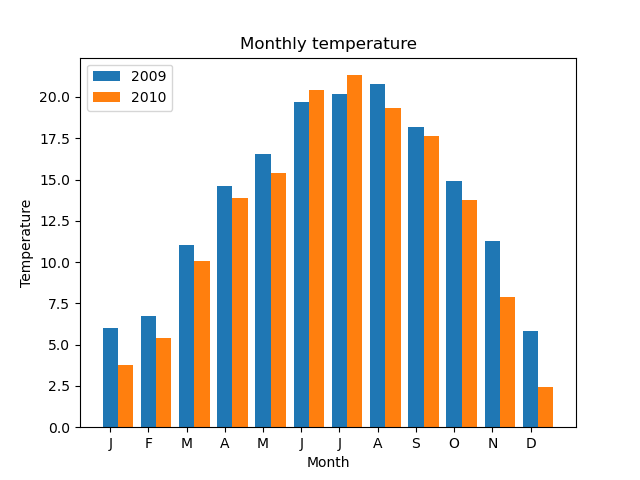

Python code for this plot:
# Author:  Martin McBride
# Created: 2022-03-23
# Copyright (C) 2022, Martin McBride
# License: MIT

import matplotlib.pyplot as plt
import csv

with open("2009-temp-monthly.csv") as csv_file:
    csv_reader = csv.reader(csv_file, quoting=csv.QUOTE_NONNUMERIC)
    temperature_2009 = [x[0] for x in csv_reader]

with open("2010-temp-monthly.csv") as csv_file:
    csv_reader = csv.reader(csv_file, quoting=csv.QUOTE_NONNUMERIC)
    temperature_2010 = [x[0] for x in csv_reader]

month_names = ["J", "F", "M", "A", "M", "J",
               "J", "A", "S", "O", "N", "D"]

width = 0.4
months0 = range(12)
months1 = [x + width for x in range(12)]

plt.title("Monthly temperature")
plt.xlabel("Month")
plt.ylabel("Temperature")

plt.bar(months0, temperature_2009, width, label="2009")
plt.bar(months1, temperature_2010, width, label="2010")
plt.xticks(months0, month_names)

plt.legend(loc="upper left")

plt.savefig("2year-barchart-monthly-temperatures.png")
plt.show()
